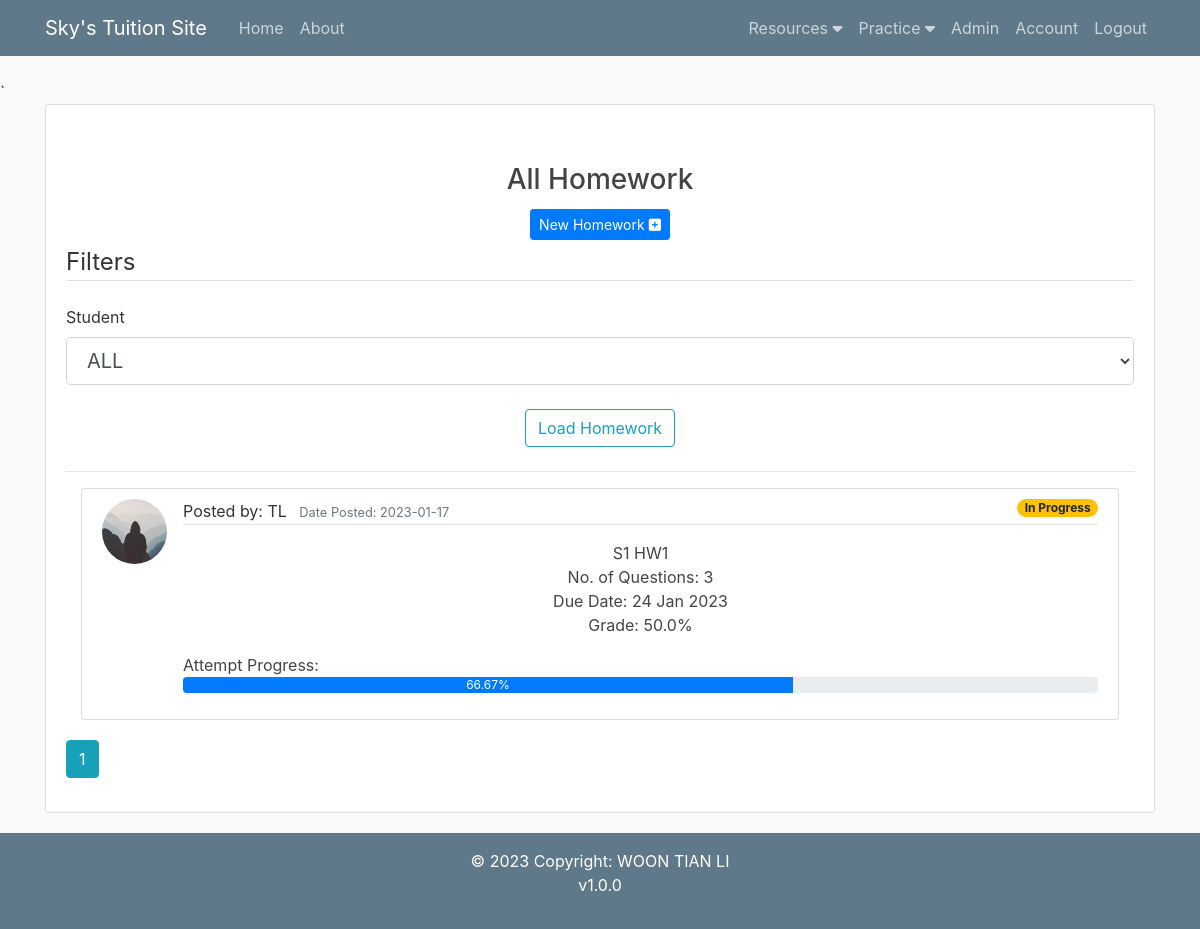
/homework_all/ALL (signed in), run on the app's committed database.
### flaskblog/models.py (models this page shows, shortened)
class Homework(db.Model): #Creating homework table in DB
    id = db.Column(db.Integer, primary_key = True)
    title = db.Column(db.String(100), nullable=False)
    student_id = db.Column(db.Integer, nullable=False)
    deadline = db.Column(db.DateTime, nullable=False, default = datetime.now)
    date_posted = db.Column(db.DateTime, nullable=False, default = datetime.now)
    user_id = db.Column(db.Integer, db.ForeignKey('user.id'), nullable=False) #foreign key links to User table
    questions = db.relationship('Question', backref='hwk', lazy=True)
    workings = db.relationship('Working', backref='hwk', lazy=True)

class User(db.Model, UserMixin): #Creating user table in DB
    id = db.Column(db.Integer, primary_key = True) #ID defined as an integer and to be the primary key)
    username = db.Column(db.String(20), unique=True, nullable=False) #name to be a string, max 20 characters, must be unique, and required, cannot be null
    email = db.Column(db.String(120), unique=True, nullable=False)
    image_file = db.Column(db.String(20), nullable=False, default='default.jpg') #user image defaults to a default.jpg
    password = db.Column(db.String(60), nullable=False)
    account_type = db.Column(db.String(60), nullable=False)
    notes = db.relationship('Note', backref='author', lazy=True)
    homeworks = db.relationship('Homework', backref='author', lazy=True)
    activities = db.relationship('Activity', backref='author', lazy=True)
    changelogs = db.relationship('Changelog', backref='author', lazy=True)
    topics = db.Column(db.String(1000))
    topics_check = db.Column(db.String(1000))
    description1 = db.Column(db.String(1000))
    date1 = db.Column(db.Date)
    time1 = db.Column(db.Time)
    description2 = db.Column(db.String(1000))
    date2 = db.Column(db.Date)
    time2 = db.Column(db.Time)
    description3 = db.Column(db.String(1000))
    date3 = db.Column(db.Date)
    time3 = db.Column(db.Time)
    description4 = db.Column(db.String(1000))
    date4 = db.Column(db.Date)
    time4 = db.Column(db.Time)
    grade = db.Column(db.String(200))

### flaskblog/homeworks/routes.py (the view)
@homeworks.route("/homework_all/<string:student>", methods=['GET', 'POST'])
@login_required
def homework_all(student="ALL"):
    form = HomeworkFilterForm()
    page = request.args.get('page', 1, type = int)
    if request.method == 'GET' and current_user.account_type == 'Admin':
        users = User.query.filter_by(account_type='User').all()
        users_arr = ['ALL']
        for i in users:
            users_arr.append(i.username)
        form.student.choices = users_arr
        form.student.data = student
        if student == "ALL":
            homeworks = Homework.query.order_by(Homework.date_posted.desc()).paginate(per_page=5, page=page)
        else:
            user = (User.query.filter_by(username=student).first()).id
            homeworks = Homework.query.filter_by(student_id=user).order_by(Homework.date_posted.desc()).paginate(per_page=5, page=page)
    elif request.method == 'GET' and current_user.account_type == 'User':
        homeworks = Homework.query.filter_by(student_id=current_user.id).order_by(Homework.date_posted.desc()).paginate(per_page=5, page=page)
    if request.method == 'POST' and current_user.account_type == 'Admin':
        return redirect(url_for('homeworks.homework_all', student=form.student.data))
    id_arr = []
    for i in homeworks.items:
        id_arr.append(i.id)
    pt_arr = []
    question_count_arr = []
    attempt_percentage_arr = []
    correct_percentage_arr = []
    for i in id_arr:
        question_count_arr.append(Question.query.filter_by(homework_id=i).count())
        pt_arr.append(Working.query.filter_by(homework_id=i, point=0).count())
        if Question.query.filter_by(homework_id=i).count() != 0:
            attempt_percentage_arr.append(round((Working.query.filter_by(homework_id=i).count()/Question.query.filter_by(homework_id=i).count())*100,2))
            total_parts = 0
            wrong_parts = 0
            for j in Question.query.filter_by(homework_id=i).all():
                temp = 0
                for k in j.qn_answer.split(';'):
                    if k != "":
                        total_parts += 1
                        temp += 1
                try:
                    (Working.query.filter_by(question_id=j.id).first()).point
                except:
                    wrong_parts += temp
            for j in Working.query.filter_by(homework_id=i).all():
                wrong_parts += j.point
            correct_percentage_arr.append(round(((total_parts-wrong_parts)/total_parts)*100,2))
        else:
            attempt_percentage_arr.append(0)
            correct_percentage_arr.append(0)
    df = pd.DataFrame({'id': id_arr, 'pt': pt_arr, 'count': question_count_arr, 'attempt_percentage': attempt_percentage_arr, 'correct_percentage': correct_percentage_arr})
    return render_template('homework_all.html', homeworks=homeworks, df=df, form=form, legend="Filters")

### flaskblog/homeworks/forms.py
class HomeworkFilterForm(FlaskForm):
    student = SelectField('Student', coerce=str, validators=[DataRequired()])
    submit = SubmitField('Post')

### flaskblog/models.py (called while the page is built)
@login_manager.user_loader
def load_user(user_id):
    return User.query.get(int(user_id))

### flaskblog/templates/homework_all.html (shortened to what this page needs)
{% extends "layout.html" %}
{% block content %}
<form method="POST" action=""novalidate>
    <div class="content-section" style="min-height:50vh">
        <h3 class="mt-5 text-center">All Homework</h3>
        {% if current_user.account_type == 'Admin' %}
            <div class="container-fluid text-center">
                <a class="btn btn-primary btn-sm mt-1 mb-1" href="{{ url_for('homeworks.new_homework') }}">New Homework <i class="fa-solid fa-square-plus"></i></a>
            </div>
            <legend class="border-bottom mb-4">{{ legend }}</legend>
            <div class="form-row">
                <div class="col">
                    {{ form.student.label(class="form-control-label") }}
                    {% if form.student.errors %}
                        {{ form.student(class="form-control form-control-lg is-invalid") }}
                        <div class="invalid-feedback">
                            {% for error in form.student.errors %}
                                <span>{{ error }}</span>
                            {% endfor %}
                        </div>
                    {% else %}
                        {{ form.student(class="form-control form-control-lg") }}
                    {% endif %}
                </div>
            </div>
            <div class="my-4 text-center">
                <input type="submit" class="btn btn-outline-info" type="reset" name="action" value="Load Homework"/>
            </div>
            <hr>
        {% endif %}
        {% for homework in homeworks.items %}
            <div class="col w-100 my-3">
                <article class="media content-section">
                    <img class="rounded-circle article-img" src="{{ url_for('static', filename='profile_pics/' + homework.author.image_file) }}">
                    <div class="media-body">
                        <div class="article-metadata text-left">
                            <a class="mr-2">Posted by: {{ homework.author.username }}</a>
                            <small class="text-muted">Date Posted: {{ homework.date_posted.strftime('%Y-%m-%d') }}</small>
                            {% if df[df['id']==homework.id]['attempt_percentage'].tolist()[0] == 100 %}
                                <medium><span class="badge badge-pill badge-success float-right">Completed </span></medium>
                            {% elif df[df['id']==homework.id]['attempt_percentage'].tolist()[0] == 0 %}
                                <medium><span class="badge badge-pill badge-danger float-right">New!</span></medium>
                            {% else %}
                                <medium><span class="badge badge-pill badge-warning float-right">In Progress </span></medium>
                            {% endif %}
                        </div>
                        <a class="article-title" href="{{ url_for('homeworks.homework', homework_id=homework.id) }}">
                            <div class="row mt-3">
                                <div class="col-12">
                                    <ul class="list-unstyled">
                                        <li class="text-center">{{ homework.title }}</li>
                                        <li class="text-center">No. of Questions: {{ df[df['id']==homework.id]['count'].tolist()[0] }}</li>
                                        <li class="text-center">Due Date: {{ homework.deadline.strftime("%d %b %Y") }}</li>
                                        <li class="text-center">Grade: {{ df[df['id']==homework.id]['correct_percentage'].tolist()[0] }}%</li>
                                        <li class="mt-3 mb-0 text-left">
                                            <h7 class="text-left">Attempt Progress: </h7>
                                            <div class="progress">
                                                <div class="progress-bar" role="progressbar" aria-valuenow="75" aria-valuemin="0" aria-valuemax="100" style=
                                                "width: {{ df[df['id']==homework.id]['attempt_percentage'].tolist()[0] }}%">{{ df[df['id']==homework.id]['attempt_percentage'].tolist()[0] }}%</div>
                                            </div>
                                        </li>
                                    </ul>
                                </div>
                            </div>
                        </a>
                    </div>
                </article>
            </div>
        {% endfor %}
        {% for page_num in homeworks.iter_pages(left_edge=1, right_edge=1, left_current = 1, right_current=2) %}
            {% if page_num %}
                {% if homeworks.page==page_num %}
                    {% if current_user.account_type == 'Admin' %}
                    <a class="btn btn-info mb-4" href="{{ url_for('homeworks.homework_all', page=page_num, student=form.student.data) }}">{{ page_num }}</a>
                    {% else %}
                    <a class="btn btn-info mb-4" href="{{ url_for('homeworks.homework_all', page=page_num, student='ALL') }}">{{ page_num }}</a>
                    {% endif %}
                {% endif %}
            {% else %}
                ...
            {% endif %}
        {% endfor %}
    </div>
</form>
{% endblock content %}

### flaskblog/static/main.css (style rules this page uses)
body { background: #fafafa; color: #333333; margin-top: 5rem; }
h1, h2, h3, h4, h5, h6 { color: #444444; }
.content-section { background: #ffffff; padding: 10px 20px; border: 1px solid #dddddd; border-radius: 3px; margin-bottom: 20px; }
.article-title { color: #444444; }
.article-img { height: 65px; width: 65px; margin-right: 16px; }
.article-metadata { padding-bottom: 1px; margin-bottom: 4px; border-bottom: 1px solid #e3e3e3 }

### data on the page
Homework: image_file (placeholder picture), author.username "TL", date_posted "2023-01-17", shows "In Progress", title "S1 HW1", df "3", deadline "24 Jan 2023", df "50.0", df "66.67"

### other printed values
{{ legend }} "Filters"
{{ page_num }} "1"
